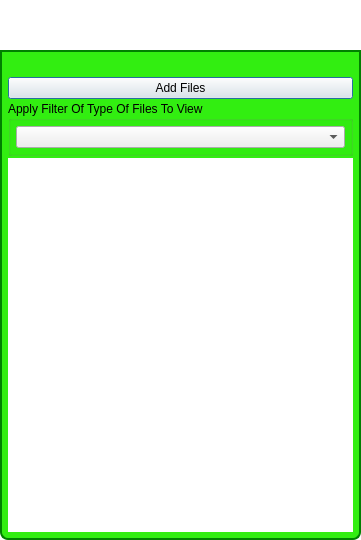
<?xml version="1.0" encoding="UTF-8"?>
<ui version="4.0">
 <class>ViewMySharedFilesDialog</class>
 <widget class="QDialog" name="ViewMySharedFilesDialog">
  <property name="windowModality">
   <enum>Qt::ApplicationModal</enum>
  </property>
  <property name="geometry">
   <rect>
    <x>0</x>
    <y>0</y>
    <width>361</width>
    <height>540</height>
   </rect>
  </property>
  <property name="sizePolicy">
   <sizepolicy hsizetype="Preferred" vsizetype="Preferred">
    <horstretch>0</horstretch>
    <verstretch>0</verstretch>
   </sizepolicy>
  </property>
  <property name="minimumSize">
   <size>
    <width>0</width>
    <height>0</height>
   </size>
  </property>
  <property name="maximumSize">
   <size>
    <width>16777215</width>
    <height>16777215</height>
   </size>
  </property>
  <property name="windowTitle">
   <string>Browse Files</string>
  </property>
  <property name="windowOpacity">
   <double>1.000000000000000</double>
  </property>
  <property name="toolTip">
   <string/>
  </property>
  <property name="styleSheet">
   <string notr="true">QDialog#ViewMySharedFilesDialog
{   
color: transparent;
background-color: transparent;
border: 1px solid transparent;
border-radius: 8px; 
}

#ViewFilesTitleBox
{   
color: black;
background-color: rgb(50,238,17);
border: 2px solid green;
border-top-left-radius: 8px; 
border-top-right-radius: 8px;
}

#TitleLabel
{   
color: black;
}

#FileItemsBox
{   
background-color: rgb(50,238,17);
border: 2px solid green;
border-top-color: green; 
border-bottom-left-radius: 8px; 
border-bottom-right-radius: 8px;
}

#FileItemList
{   
background-color: white;
border: 1px solid transparent;
}</string>
  </property>
  <layout class="QVBoxLayout" name="verticalLayout">
   <property name="spacing">
    <number>0</number>
   </property>
   <property name="margin">
    <number>0</number>
   </property>
   <item>
    <widget class="TitleBarWidget" name="m_TitleBarWidget" native="true">
     <property name="sizePolicy">
      <sizepolicy hsizetype="Preferred" vsizetype="Preferred">
       <horstretch>0</horstretch>
       <verstretch>0</verstretch>
      </sizepolicy>
     </property>
     <property name="minimumSize">
      <size>
       <width>0</width>
       <height>50</height>
      </size>
     </property>
     <property name="maximumSize">
      <size>
       <width>16777215</width>
       <height>130</height>
      </size>
     </property>
    </widget>
   </item>
   <item>
    <widget class="QGroupBox" name="FileItemsBox">
     <property name="minimumSize">
      <size>
       <width>0</width>
       <height>0</height>
      </size>
     </property>
     <property name="title">
      <string/>
     </property>
     <layout class="QVBoxLayout" name="verticalLayout_4">
      <property name="spacing">
       <number>2</number>
      </property>
      <property name="margin">
       <number>5</number>
      </property>
      <item>
       <widget class="QLabel" name="m_StatusLabel">
        <property name="text">
         <string notr="true"/>
        </property>
       </widget>
      </item>
      <item>
       <widget class="QPushButton" name="m_AddFilesButton">
        <property name="text">
         <string>Add Files</string>
        </property>
       </widget>
      </item>
      <item>
       <widget class="QGroupBox" name="m_FileXferGroupBox_2">
        <property name="sizePolicy">
         <sizepolicy hsizetype="Preferred" vsizetype="Minimum">
          <horstretch>0</horstretch>
          <verstretch>0</verstretch>
         </sizepolicy>
        </property>
        <property name="title">
         <string>Apply Filter Of Type Of Files To View</string>
        </property>
        <layout class="QVBoxLayout" name="verticalLayout_3">
         <property name="spacing">
          <number>2</number>
         </property>
         <property name="margin">
          <number>5</number>
         </property>
         <item>
          <widget class="VxComboBoxFileFilter" name="m_FileFilterComboBox"/>
         </item>
        </layout>
       </widget>
      </item>
      <item>
       <widget class="QListWidget" name="FileItemList">
        <property name="frameShape">
         <enum>QFrame::NoFrame</enum>
        </property>
        <property name="frameShadow">
         <enum>QFrame::Plain</enum>
        </property>
        <property name="lineWidth">
         <number>0</number>
        </property>
        <property name="iconSize">
         <size>
          <width>32</width>
          <height>32</height>
         </size>
        </property>
        <property name="verticalScrollMode">
         <enum>QAbstractItemView::ScrollPerPixel</enum>
        </property>
        <property name="resizeMode">
         <enum>QListView::Adjust</enum>
        </property>
        <property name="uniformItemSizes">
         <bool>true</bool>
        </property>
       </widget>
      </item>
     </layout>
    </widget>
   </item>
  </layout>
 </widget>
 <customwidgets>
  <customwidget>
   <class>TitleBarWidget</class>
   <extends>QWidget</extends>
   <header>TitleBarWidget.h</header>
   <container>1</container>
  </customwidget>
  <customwidget>
   <class>VxComboBoxFileFilter</class>
   <extends>QComboBox</extends>
   <header>VxComboBoxFileFilter.h</header>
  </customwidget>
 </customwidgets>
 <resources>
  <include location="../gotvcommon.qrc"/>
 </resources>
 <connections/>
</ui>
